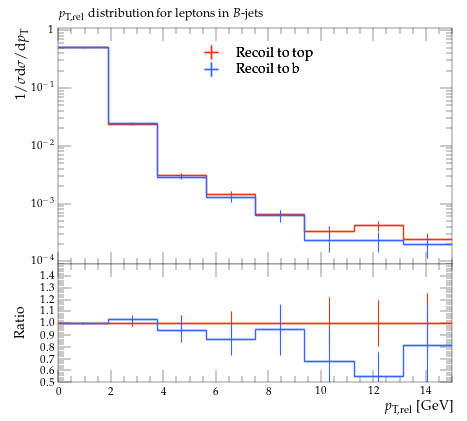

The script that saved this image:
#! /usr/bin/env python

# This Python script was auto-generated using YODA v2.0.2.
# Analysis object: /MC_HFDECAYS/lepton_pTrel_B_jets
# Timestamp: 31-07-2026 (13:13:53)

import matplotlib as mpl
import matplotlib.pyplot as plt
mpl.use('Agg') # comment out for interactive use
import os
import numpy as np

plotDir = os.path.split(os.path.realpath(__file__))[0]
if 'YODA_USER_PLOT_PATH' in globals():
    plot_outdir = globals()['YODA_USER_PLOT_PATH']
else:
    plot_outdir = plotDir

#plot style
plt.style.use(os.path.join(plotDir, '../default.mplstyle'))
# plot metadata
figW, figH = plt.rcParams['figure.figsize']
ax_xLabel = r'$p_\mathrm{T,rel}$ [GeV]'
ax_yLabel = r'$1/\sigma \mathrm{d}\sigma/\mathrm{d}p_\mathrm{T}$'
ax_title  = r'$p_\mathrm{T,rel}$ distribution for leptons in $B$-jets'
ax_xScale = 'linear'
ax_yScale = 'log'
xLims = (0.0, 15.0)
yLims = (9e-05, 1.1)

# TeX-friendly labels for the legend
labels = {
    'legend' : ([ r"Recoil to top", r"Recoil to b" ], r""),
}

# Adjust canvas width and height
canvasW = 10.0
canvasH = 9.0
figW *= canvasW/10.
figH *= canvasH/9.

# Create figure and axis objects
fig, (ax, ratio0_ax) = plt.subplots(2, 1, sharex=True,
                  figsize=(figW,figH), gridspec_kw={'height_ratios': (6.0, 3.0)})

# Set figure margins
plt.subplots_adjust(
    left   = 1.0 * plt.rcParams['figure.subplot.left'],
    right  = 1.0 * plt.rcParams['figure.subplot.right'],
    top    = 1.0 * plt.rcParams['figure.subplot.top'],
    bottom = 1.0 * plt.rcParams['figure.subplot.bottom'])

ratio0_ax.yaxis.set_major_locator(mpl.ticker.MultipleLocator(0.1))
ratio0_ax.set_ylim(0.5, 1.4999)
ratio0_ax.set_ylabel('Ratio')

# the numerical data is stored in a separate file
dataf = dict()
prefix = os.path.split(__file__)[0]
if prefix:    prefix = prefix + '/'
exec(open(prefix+'lepton_pTrel_B_jets__data.py').read(), dataf)


legend_handles = dict() # keep track of handles for the legend

# style options for curves
# starts at zorder>=5 to draw curve on top of legend
styles = {
  'recoil_t': {
    'color' : '#EE3311',
    'linestyle' : '-',
    'linewidth' : 1,
    'marker' : 'none',
    'markersize' : 2,
    'capsize' : 0.0,
    'zorder' : 5,
    'histstyle' : 1,
    'drawstyle' : 'steps-pre',
    'xerrorbars' : 1,
    'yerrorbars' : 1,
    'fillcolor' : None,
    'fillopacity' : 1.0,
    'ratio0_linestyle' : '-',
    'ratio0_linewidth' : 1,
    'ratio0_marker' : 'none',
    'ratio0_markersize' : 2,
    'ratio0_capsize' : 0.0,
    'ratio0_zorder' : 5,
    'ratio0_histstyle' : 1,
    'ratio0_drawstyle' : 'steps-pre',
    'ratio0_xerrorbars' : 1,
    'ratio0_yerrorbars' : 1,
  },
  'recoil_b': {
    'color' : '#3366FF',
    'linestyle' : '-',
    'linewidth' : 1,
    'marker' : 'none',
    'markersize' : 2,
    'capsize' : 0.0,
    'zorder' : 6,
    'histstyle' : 1,
    'drawstyle' : 'steps-pre',
    'xerrorbars' : 1,
    'yerrorbars' : 1,
    'fillcolor' : None,
    'fillopacity' : 1.0,
    'ratio0_linestyle' : '-',
    'ratio0_linewidth' : 1,
    'ratio0_marker' : 'none',
    'ratio0_markersize' : 2,
    'ratio0_capsize' : 0.0,
    'ratio0_zorder' : 6,
    'ratio0_histstyle' : 1,
    'ratio0_drawstyle' : 'steps-pre',
    'ratio0_xerrorbars' : 1,
    'ratio0_yerrorbars' : 1,
  },
}

# curve from input yoda files in main panel
for label, yvals in dataf['yvals'].items():
    if all(np.isnan(v) for v in dataf['yvals'][label]):
        continue
    tmp = None
    if styles[label]['histstyle']: # draw as histogram
        xpos = dataf['xedges'][label] if styles[label]['drawstyle'] else dataf['xpoints'][label]
        ypos = np.insert(yvals, 0, yvals[0]) if styles[label]['drawstyle'] else yvals
        if styles[label]['fillcolor']: # fill area below curve
            ax.fill_between(xpos, ypos, step='pre',
                            color=styles[label]['fillcolor'],
                            alpha=styles[label]['fillopacity'])
        tmp, = ax.plot(xpos, ypos,
                       color=styles[label]['color'],
                       linestyle=styles[label]['linestyle'],
                       linewidth=styles[label]['linewidth'],
                       drawstyle=styles[label]['drawstyle'], solid_joinstyle='miter',
                       zorder=styles[label]['zorder'], label=label)
    tmp = ax.errorbar(dataf['xpoints'][label], yvals,
                      xerr=np.array(dataf['xerrs'][label])*styles[label]['xerrorbars'],
                      yerr=np.array(dataf['yerrs'][label])*styles[label]['yerrorbars'],
                      fmt=styles[label]['marker'], capsize=styles[label]['capsize'],
                      markersize=styles[label]['markersize'],
                      ecolor=styles[label]['color'],
                      color=styles[label]['color'], zorder=styles[label]['zorder'])
    tmp[-1][0].set_linestyle(styles[label]['linestyle'])
    tmp[-1][0].set_linewidth(styles[label]['linewidth'])
    if label in dataf['add_legend_handle']:  legend_handles[label] = tmp
    for varLabel in dataf['variation_yvals'].keys():
        if varLabel.startswith(label):
            tmp, = ax.plot(dataf['xedges'][label], dataf['variation_yvals'][varLabel],
                           color=styles[label]['color'],
                           linestyle=styles[label]['linestyle'],
                           linewidth=styles[label]['linewidth'],
                           drawstyle='steps-pre', solid_joinstyle='miter',
                           zorder=styles[label]['zorder'], alpha=0.5)


# plots on ratio panel
# curve from input yoda files in ratio panel
for label, yvals in dataf['ratio0_yvals'].items():
    if all(np.isnan(v) for v in yvals):
        continue
    if styles[label]['ratio0_histstyle']: # plot as histogram
        xpos = dataf['xedges']['recoil_t'] if styles[label]['ratio0_drawstyle'] else dataf['xpoints']['recoil_t']
        ypos = np.insert(yvals, 0, yvals[0]) if styles[label]['ratio0_drawstyle'] else yvals
        ratio0_ax.plot(xpos, ypos,
                       color=styles[label]['color'],
                       linewidth=styles[label]['linewidth'],
                       linestyle=styles[label]['ratio0_linestyle'],
                       drawstyle=styles[label]['ratio0_drawstyle'], zorder=styles[label]['zorder'],
                       solid_joinstyle='miter')
    tmp = ratio0_ax.errorbar(dataf['xpoints']['recoil_t'], yvals,
                             xerr=np.array(dataf['ref_xerrs'])*styles[label]['ratio0_xerrorbars'],
                             yerr=np.array(dataf['ratio0_yerrs'][label])*styles[label]['ratio0_yerrorbars'],
                             fmt=styles[label]['ratio0_marker'], capsize=styles[label]['ratio0_capsize'],
                             markersize=styles[label]['ratio0_markersize'],
                             ecolor=styles[label]['color'],
                             color=styles[label]['color'])
    tmp[-1][0].set_linestyle(styles[label]['ratio0_linestyle'])
    tmp[-1][0].set_linewidth(styles[label]['ratio0_linewidth'])

    for varlabel in dataf['ratio0_variation_vals'].keys():
        if varlabel.startswith(label):
            ratio0_ax.plot(dataf['xedges']['recoil_t'],
                            dataf['ratio0_variation_vals'][varlabel],
                            color=styles[label]['color'],
                            linestyle=styles[label]['linestyle'],
                            linewidth=styles[label]['linewidth'],
                            drawstyle='steps-pre', solid_joinstyle='miter',
                            zorder=1, alpha=0.5)

legend_items = list(legend_handles.values())
ax.add_artist(ax.legend(legend_items,
                        labels['legend'][0],
                        title=labels['legend'][1],
                        alignment='left',
                        loc='upper center',
                        bbox_to_anchor=(0.5, 0.97)))

# set plot metadata as defined above
ratio0_ax.set_xlabel(ax_xLabel)
ratio0_ax.xaxis.set_label_coords(1., -0.15)
ax.set_ylabel(ax_yLabel, ha='right', va='top')
ax.yaxis.set_label_coords(-0.11, 1.0)
ax.set_title(ax_title, loc='left')
ax.set_xscale(ax_xScale)
ax.set_yscale(ax_yScale)
ax.set_xlim(xLims)
ax.set_ylim(yLims)

# tick formatting
plt.rcParams['xtick.top'] = True
plt.rcParams['ytick.right'] = True
ax.yaxis.set_major_locator(mpl.ticker.LogLocator(base=10.0, numticks=np.inf))
ax.yaxis.set_minor_locator(mpl.ticker.LogLocator(
                           base=10.0, subs=np.arange(0.1, 1, 0.1), numticks=np.inf))
fig.align_ylabels((ax, ratio0_ax))
plt.savefig(os.path.join(plot_outdir, 'lepton_pTrel_B_jets.pdf'), format='PDF')
plt.savefig(os.path.join(plot_outdir, 'lepton_pTrel_B_jets.png'), format='PNG')

plt.close(fig)
